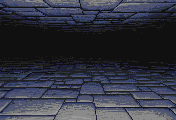

This game map was drawn from its Tiled (.tmx) file and the tilesets committed beside it. A one-line description and the full map source follow:
An orthogonal 22x15 tile map with 8x8 px tiles, 1 tile layer (Tile Layer 1).

<map version="1.10" tiledversion="1.11.0" orientation="orthogonal" renderorder="right-down" width="22" height="15" tilewidth="8" tileheight="8" infinite="0" nextlayerid="2" nextobjectid="1">
 <tileset firstgid="1" source="BACKSET.tsx" />
 <layer id="1" name="Tile Layer 1" width="22" height="15">
  <data encoding="csv">
1,2,3,4,5,6,7,8,9,10,11,12,13,14,15,16,17,18,19,20,21,22,
23,24,25,26,27,28,29,30,31,32,33,34,35,36,37,38,39,40,41,42,43,44,
45,46,47,48,49,50,51,52,53,54,55,56,57,58,59,60,61,62,63,64,65,66,
67,68,69,70,71,72,73,74,75,76,77,78,79,80,81,82,83,84,85,86,87,88,
89,90,91,92,93,94,95,96,97,98,99,100,101,102,103,104,105,106,107,108,109,110,
111,112,113,114,115,116,117,118,119,120,121,122,123,124,125,126,127,128,129,130,131,132,
133,134,135,136,137,138,139,140,141,142,143,144,145,146,147,148,149,150,151,152,153,154,
155,156,157,158,159,160,161,162,163,164,165,166,167,168,169,170,171,172,173,174,175,176,
177,178,179,180,181,182,183,184,185,186,187,188,189,190,191,192,193,194,195,196,197,198,
199,200,201,202,203,204,205,206,207,208,209,210,211,212,213,214,215,216,217,218,219,220,
221,222,223,224,225,226,227,228,229,230,231,232,233,234,235,236,237,238,239,240,241,242,
243,244,245,246,247,248,249,250,251,252,253,254,255,256,257,258,259,260,261,262,263,264,
265,266,267,268,269,270,271,272,273,274,275,276,277,278,279,280,281,282,283,284,285,286,
287,288,289,290,291,292,293,294,295,296,297,298,299,300,301,302,303,304,305,306,307,308,
309,310,311,312,313,314,315,316,317,318,319,320,321,322,323,324,325,326,327,328,329,330
</data>
 </layer>
</map>